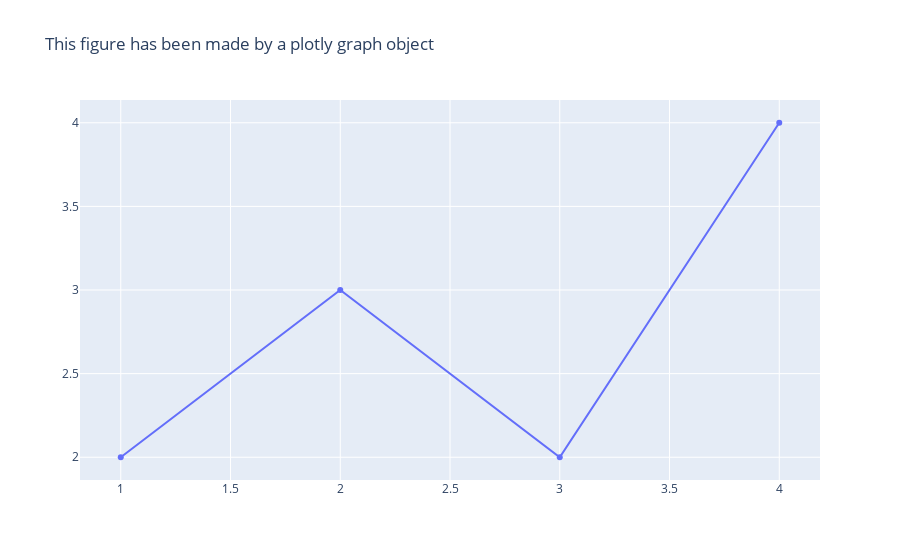
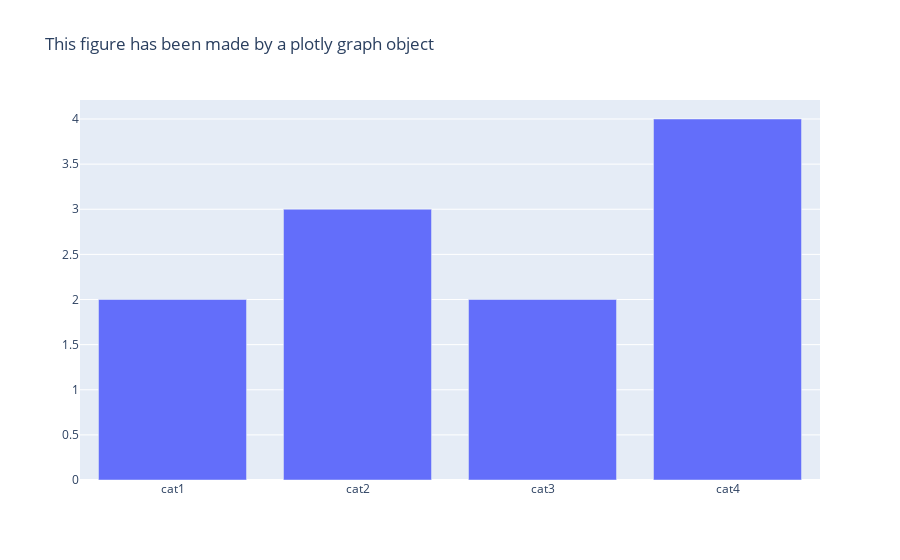
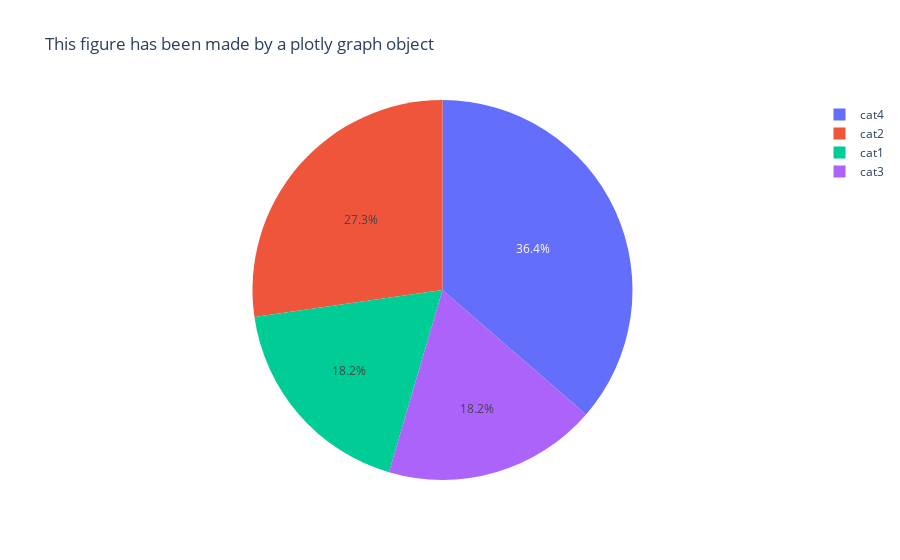

Write notebook code for charts like these, in order.
### Markdown cell above
### Utiliser des Graph Objects pour construire des graphs

- Liste des fonctions disponibles ici: https://plotly.com/python-api-reference/plotly.graph_objects.html#graph-objects

- Meilleure gestion d'erreurs que si l'on fournit un dict

- On peut accéder à tous les types de graph directement plutôt que d'aller lire la notice

Graph Objects gives you more flexibility as you will use Python classes to configure your graph. As the documentation states, it has several benefits: 

* _Graph objects provide precise data validation. If you provide an invalid property name or an invalid property value as the key to a graph object, an exception will be raised with a helpful error message describing the problem. This is not the case if you use plain Python dictionaries and lists to build your figures._

* _Graph objects contain descriptions of each valid property as Python docstrings. You can use these docstrings in the development environment of your choice to learn about the available properties as an alternative to consulting the online Full Reference._

* _Properties of graph objects can be accessed using both dictionary-style key lookup (e.g. `fig["layout"]`) or class-style property access (e.g. fig.layout)._

* _Graph objects support higher-level convenience functions for making updates to already constructed figures, as described below._

### Code cell
import plotly.graph_objects as go

fig = go.Figure(
    data=[go.Scatter(x=[1, 2, 3, 4], y=[2, 3, 2, 4])],
    layout=go.Layout(
        title=go.layout.Title(text="This figure has been made by a plotly graph object")
    )
)

fig.show()


fig = go.Figure(
    data=[go.Bar(x=["cat1","cat2","cat3","cat4"], y=[2, 3, 2, 4])],
    layout=go.Layout(
        title=go.layout.Title(text="This figure has been made by a plotly graph object")
    )
)

fig.show()

fig = go.Figure(
    data=[go.Pie(labels=["cat1","cat2","cat3","cat4"], values=[2, 3, 2, 4])],
    layout=go.Layout(
        title=go.layout.Title(text="This figure has been made by a plotly graph object")
    )
)

fig.show()

### Figure 1 — Plotly figure (JSON) as saved in the notebook; plotly's stock layout.template omitted (floating-point values rounded to 4 significant figures)
{"data": [{"type": "scatter", "x": [1, 2, 3, 4], "y": [2, 3, 2, 4]}], "layout": {"autosize": true, "title": {"text": "This figure has been made by a plotly graph object"}, "xaxis": {"autorange": true, "range": [0.8143, 4.186], "type": "linear"}, "yaxis": {"autorange": true, "range": [1.854, 4.146], "type": "linear"}}}

### Figure 2 — Plotly figure (JSON) as saved in the notebook; plotly's stock layout.template omitted (floating-point values rounded to 4 significant figures)
{"data": [{"type": "bar", "x": ["cat1", "cat2", "cat3", "cat4"], "y": [2, 3, 2, 4]}], "layout": {"autosize": true, "title": {"text": "This figure has been made by a plotly graph object"}, "xaxis": {"autorange": true, "range": [-0.5, 3.5], "type": "category"}, "yaxis": {"autorange": true, "range": [0, 4.211], "type": "linear"}}}

### Figure 3 — Plotly figure (JSON) as saved in the notebook; plotly's stock layout.template omitted (floating-point values rounded to 4 significant figures)
{"data": [{"labels": ["cat1", "cat2", "cat3", "cat4"], "type": "pie", "values": [2, 3, 2, 4]}], "layout": {"autosize": true, "title": {"text": "This figure has been made by a plotly graph object"}}}
